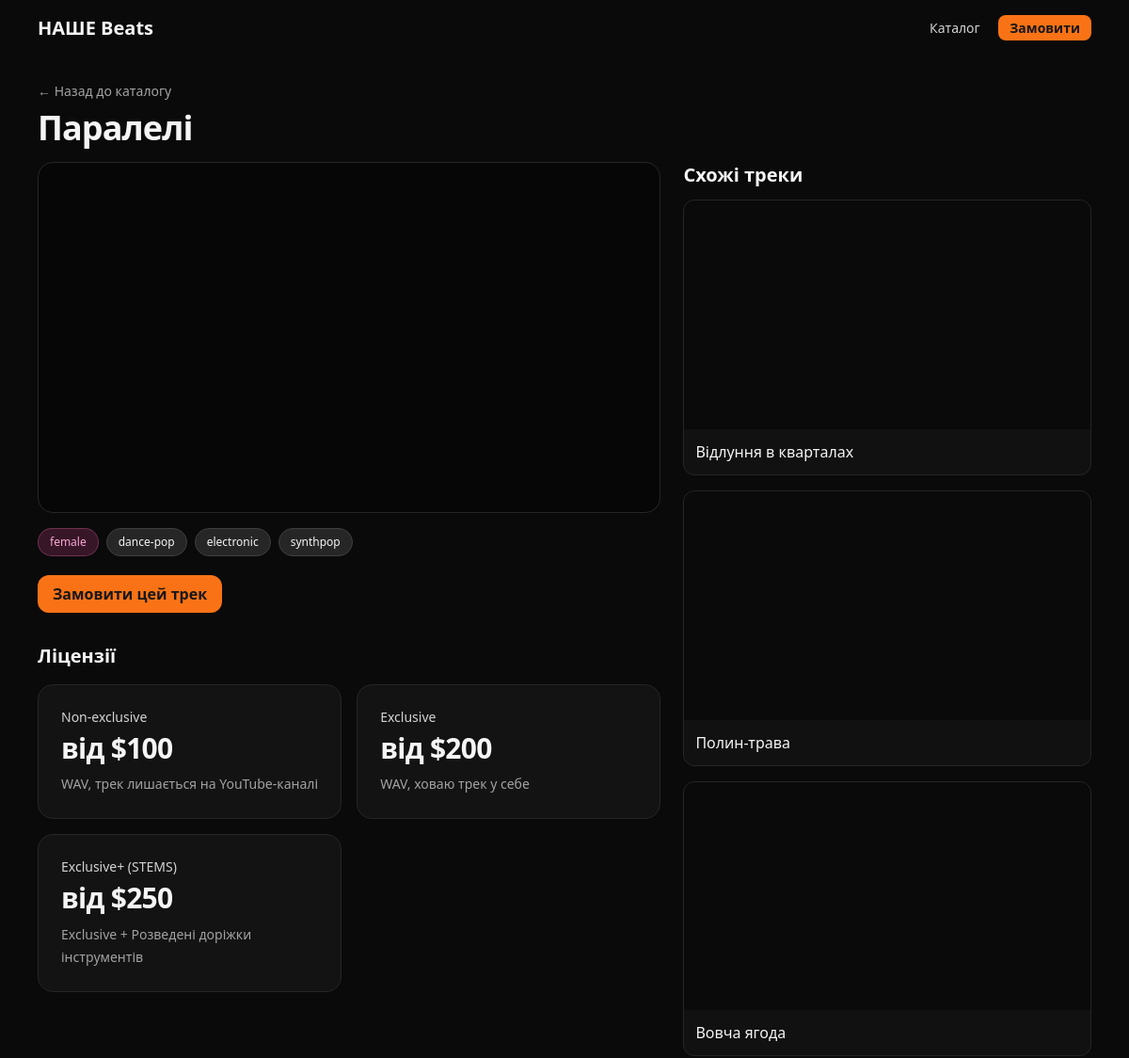
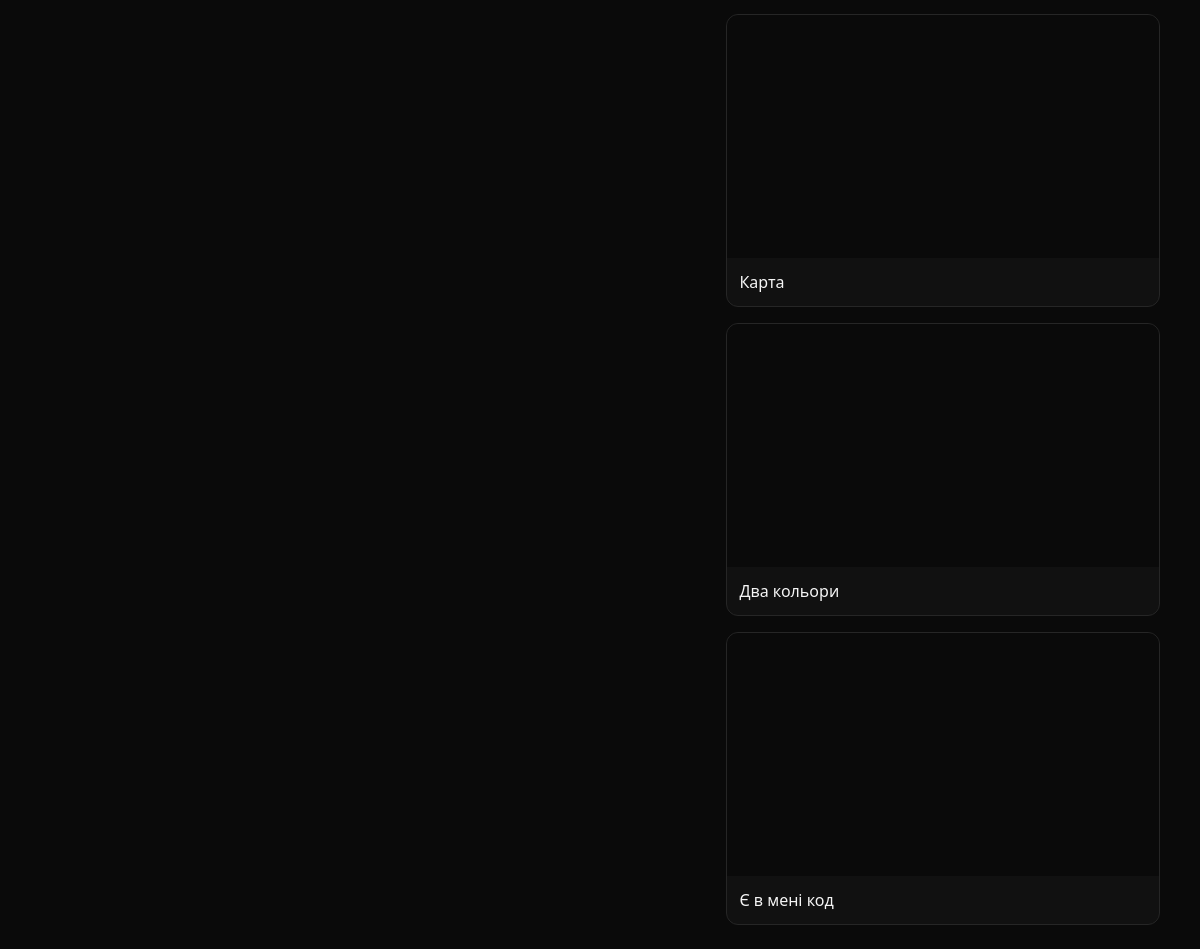
Page /track/paraleli/ on the committed database (2 pictures, top to bottom).
### tracks/models.py (models this page shows, shortened)
class Track(models.Model):
    title = models.CharField(max_length=200)
    youtube_url = models.URLField()
    description = models.TextField(blank=True)
    is_featured = models.BooleanField(default=False)
    created_at = models.DateTimeField(auto_now_add=True)
    view_count = models.PositiveIntegerField(default=0)      # перегляди деталки
    order_clicks = models.PositiveIntegerField(default=0)    # кліки "Замовити"
    genres = models.ManyToManyField("Genre", blank=True, related_name="tracks")
    slug = models.SlugField(max_length=220, unique=True)
    @property
    def embed_url(self):
        from urllib.parse import urlparse, parse_qs
        try:
            u = urlparse(self.youtube_url)
            host = u.netloc.replace('www.', '')
            if host == 'youtu.be':
                vid = u.path.lstrip('/')
            elif host in ('youtube.com', 'm.youtube.com', 'music.youtube.com'):
                vid = parse_qs(u.query).get('v', [None])[0]
            else:
                return None
            return f"https://www.youtube.com/embed/{vid}" if vid else None
        except Exception:
            return None

class Genre(models.Model):
    name = models.CharField(max_length=60, unique=True)
    slug = models.SlugField(max_length=80, unique=True, blank=True)
    class Meta:
        ordering = ["name"]

### tracks/views.py (the view)
# urls.py: path("track/<slug:slug>/", views.track_detail, name="track_detail"),
def track_detail(request, slug):
    track = get_object_or_404(Track.objects.prefetch_related("genres"), slug=slug)
    viewed = request.session.get("viewed_tracks", {})  # { "id": ts }
    now = int(time.time())
    last = int(viewed.get(str(track.id), 0))
    if now - last > VIEW_COOLDOWN:
        Track.objects.filter(pk=track.pk).update(view_count=F("view_count") + 1)
        viewed[str(track.id)] = now
        request.session["viewed_tracks"] = viewed
    gender_tags = [g for g in track.genres.all() if g.slug in GENDER_SLUGS]
    other_tags = [g for g in track.genres.all() if g.slug not in GENDER_SLUGS]
    related = (Track.objects
               .filter(~Q(id=track.id), genres__in=track.genres.all())
               .distinct()
               .order_by("-is_featured", "-created_at")[:6])
    return render(request, "tracks/track_detail.html", {
        "track": track,
        "gender_tags": gender_tags,
        "other_tags": other_tags,
        "related": related,
    })

### tracks/templates/tracks/track_detail.html (shortened to what this page needs)
<!DOCTYPE html>
<html lang="uk">
<head>
    <script src="https://cdn.tailwindcss.com"></script>
</head>
<body class="bg-neutral-950 text-neutral-100">
<nav class="max-w-6xl mx-auto px-4 py-4 flex items-center justify-between">
    <a href="/" class="text-xl font-bold">НАШЕ Beats</a>
    <div class="space-x-4 text-sm">
        <a href="/catalog/" class="text-neutral-300 hover:text-white">Каталог</a>
        <a href="/order/?track={{ track.id }}"
           class="px-3 py-1 rounded-lg bg-orange-500 text-neutral-900 font-semibold hover:bg-orange-400">
            Замовити
        </a>
    </div>
</nav>
<main class="max-w-6xl mx-auto px-4 py-6">
    <a href="/catalog/" class="text-sm text-neutral-400 hover:text-white">← Назад до каталогу</a>
    <h1 class="mt-2 text-3xl md:text-4xl font-extrabold tracking-tight">{{ track.title }}</h1>
    <div class="mt-4 grid md:grid-cols-5 gap-6">
        <div class="md:col-span-3">
            <div class="aspect-video bg-black/40 rounded-2xl overflow-hidden border border-neutral-800">
                <iframe class="w-full h-full" src="{{ track.embed_url }}" title="{{ track.title|escape }}"
                        frameborder="0" allowfullscreen></iframe>
            </div>
            <div class="mt-4 flex flex-wrap gap-2">
                {% for g in gender_tags %}
                <a href="/catalog/?genre={{ g.slug }}"
                   class="text-xs px-3 py-1.5 rounded-full border
                      {% if g.slug == 'female' %} bg-pink-500/20 text-pink-300 border-pink-400/30
                      {% else %} bg-sky-500/20 text-sky-300 border-sky-400/30 {% endif %}">
                    {{ g.name }}
                </a>
                {% endfor %}
                {% for g in other_tags %}
                <a href="/catalog/?genre={{ g.slug }}"
                   class="text-xs px-3 py-1.5 rounded-full bg-neutral-800 border border-neutral-700 hover:border-neutral-500">
                    {{ g.name }}
                </a>
                {% endfor %}
            </div>
            <div class="mt-5">
                <a href="/order/?track={{ track.id }}"
                   class="inline-block px-4 py-2 rounded-xl bg-orange-500 text-neutral-900 font-semibold hover:bg-orange-400">
                    Замовити цей трек
                </a>
            </div>
            <section class="mt-8">
                <h3 class="text-xl font-semibold mb-4">Ліцензії</h3>
                <div class="grid gap-4 [grid-template-columns:repeat(auto-fit,minmax(240px,1fr))]">
                    <a href="/order/?track={{ track.id }}&license=nonex"
                       class="block w-full h-full rounded-2xl border border-neutral-800 bg-neutral-900/70 p-6
              hover:border-neutral-600 hover:bg-neutral-900 transition-all duration-200">
                        <div class="text-neutral-300 text-sm">Non-exclusive</div>
                        <div class="mt-1 text-3xl font-extrabold leading-tight tracking-tight">від $100</div>
                        <p class="mt-2 text-sm leading-6 text-neutral-400 break-words">
                            WAV, трек лишається на YouTube-каналі
                        </p>
                    </a>
                    <a href="/order/?track={{ track.id }}&license=excl"
                       class="block w-full h-full rounded-2xl border border-neutral-800 bg-neutral-900/70 p-6
              hover:border-neutral-600 hover:bg-neutral-900 transition-all duration-200">
                        <div class="text-neutral-300 text-sm">Exclusive</div>
                        <div class="mt-1 text-3xl font-extrabold leading-tight tracking-tight">від $200</div>
                        <p class="mt-2 text-sm leading-6 text-neutral-400 break-words">
                            WAV, ховаю трек у себе
                        </p>
                    </a>
                    <a href="/order/?track={{ track.id }}&license=stems"
                       class="block w-full h-full rounded-2xl border border-neutral-800 bg-neutral-900/70 p-6
              hover:border-neutral-600 hover:bg-neutral-900 transition-all duration-200">
                        <div class="text-neutral-300 text-sm">Exclusive+ (STEMS)</div>
                        <div class="mt-1 text-3xl font-extrabold leading-tight tracking-tight">від $250</div>
                        <p class="mt-2 text-sm leading-6 text-neutral-400 break-words">
                            Exclusive + Розведені доріжки інструментів
                        </p>
                    </a>
                </div>
            </section>
        </div>
        <aside class="md:col-span-2">
            <h2 class="text-xl font-semibold mb-3">Схожі треки</h2>
            <div class="space-y-4">
                {% for r in related %}
                <article class="bg-neutral-900/60 border border-neutral-800 rounded-xl overflow-hidden">
                    <a href="{% url 'track_detail' slug=r.slug %}">
                        <div class="aspect-video bg-black/40">
                            <iframe class="w-full h-full" src="{{ r.embed_url }}" title="{{ r.title|escape }}"
                                    frameborder="0" allowfullscreen></iframe>
                        </div>
                        <div class="p-3">
                            <h3 class="font-medium hover:underline">{{ r.title }}</h3>
                        </div>
                    </a>
                </article>
                {% empty %}
                <p class="text-neutral-400 text-sm">Поки нема схожих.</p>
                {% endfor %}
            </div>
        </aside>
    </div>
</main>
</body>
</html>

### rows in the picture
Track: title "Паралелі"
Genre: name "female"
Genre: name "dance-pop"
Genre: name "electronic"
Genre: name "synthpop"
Track: title "Відлуння в кварталах"
Track: title "Полин-трава"
Track: title "Вовча ягода"
Track: title "Карта"
Track: title "Два кольори"
Track: title "Є в мені код"
